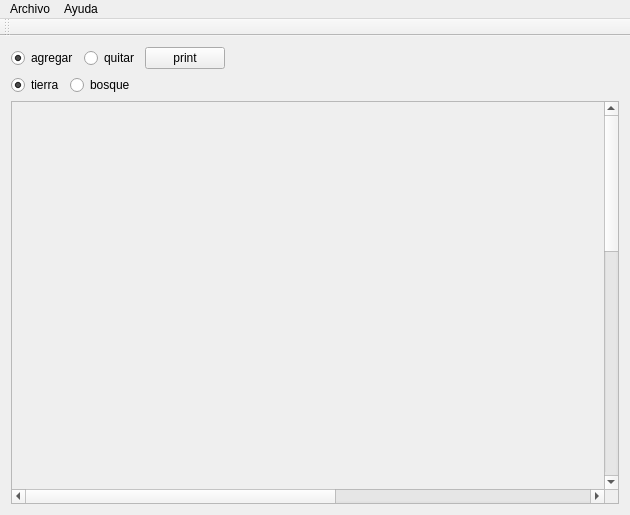
<?xml version="1.0" encoding="UTF-8"?>
<ui version="4.0">
 <class>MapMaker</class>
 <widget class="QMainWindow" name="MapMaker">
  <property name="geometry">
   <rect>
    <x>0</x>
    <y>0</y>
    <width>630</width>
    <height>515</height>
   </rect>
  </property>
  <property name="sizePolicy">
   <sizepolicy hsizetype="Minimum" vsizetype="Minimum">
    <horstretch>0</horstretch>
    <verstretch>0</verstretch>
   </sizepolicy>
  </property>
  <property name="windowTitle">
   <string>MapMaker</string>
  </property>
  <property name="windowIcon">
   <iconset resource="resource.qrc">
    <normaloff>:/images/icons/lightsoff.svg</normaloff>:/images/icons/lightsoff.svg</iconset>
  </property>
  <widget class="QWidget" name="centralWidget">
   <property name="sizePolicy">
    <sizepolicy hsizetype="MinimumExpanding" vsizetype="MinimumExpanding">
     <horstretch>0</horstretch>
     <verstretch>0</verstretch>
    </sizepolicy>
   </property>
   <layout class="QVBoxLayout" name="verticalLayout">
    <item>
     <layout class="QHBoxLayout" name="horizontalLayout_2">
      <item>
       <widget class="QRadioButton" name="addTileset">
        <property name="text">
         <string>agregar</string>
        </property>
        <property name="checked">
         <bool>true</bool>
        </property>
        <attribute name="buttonGroup">
         <string notr="true">addOrQuit</string>
        </attribute>
       </widget>
      </item>
      <item>
       <widget class="QRadioButton" name="removeTileset">
        <property name="text">
         <string>quitar</string>
        </property>
        <attribute name="buttonGroup">
         <string notr="true">addOrQuit</string>
        </attribute>
       </widget>
      </item>
      <item>
       <widget class="QPushButton" name="printbutton">
        <property name="text">
         <string>print</string>
        </property>
       </widget>
      </item>
      <item>
       <spacer name="horizontalSpacer_2">
        <property name="orientation">
         <enum>Qt::Horizontal</enum>
        </property>
        <property name="sizeHint" stdset="0">
         <size>
          <width>40</width>
          <height>20</height>
         </size>
        </property>
       </spacer>
      </item>
     </layout>
    </item>
    <item>
     <layout class="QHBoxLayout" name="horizontalLayout">
      <item>
       <widget class="QRadioButton" name="tierra">
        <property name="text">
         <string>tierra</string>
        </property>
        <property name="checked">
         <bool>true</bool>
        </property>
        <attribute name="buttonGroup">
         <string notr="true">tilesetToAdd</string>
        </attribute>
       </widget>
      </item>
      <item>
       <widget class="QRadioButton" name="bosque">
        <property name="text">
         <string>bosque</string>
        </property>
        <attribute name="buttonGroup">
         <string notr="true">tilesetToAdd</string>
        </attribute>
       </widget>
      </item>
      <item>
       <spacer name="horizontalSpacer">
        <property name="orientation">
         <enum>Qt::Horizontal</enum>
        </property>
        <property name="sizeHint" stdset="0">
         <size>
          <width>40</width>
          <height>20</height>
         </size>
        </property>
       </spacer>
      </item>
     </layout>
    </item>
    <item>
     <widget class="QScrollArea" name="scrollArea">
      <property name="sizePolicy">
       <sizepolicy hsizetype="Preferred" vsizetype="Preferred">
        <horstretch>0</horstretch>
        <verstretch>0</verstretch>
       </sizepolicy>
      </property>
      <property name="autoFillBackground">
       <bool>true</bool>
      </property>
      <property name="verticalScrollBarPolicy">
       <enum>Qt::ScrollBarAsNeeded</enum>
      </property>
      <property name="horizontalScrollBarPolicy">
       <enum>Qt::ScrollBarAsNeeded</enum>
      </property>
      <property name="sizeAdjustPolicy">
       <enum>QAbstractScrollArea::AdjustToContents</enum>
      </property>
      <property name="widgetResizable">
       <bool>true</bool>
      </property>
      <property name="alignment">
       <set>Qt::AlignLeading|Qt::AlignLeft|Qt::AlignVCenter</set>
      </property>
      <widget class="QWidget" name="scrollAreaWidgetContents">
       <property name="geometry">
        <rect>
         <x>0</x>
         <y>0</y>
         <width>1080</width>
         <height>1024</height>
        </rect>
       </property>
       <property name="sizePolicy">
        <sizepolicy hsizetype="Minimum" vsizetype="Minimum">
         <horstretch>0</horstretch>
         <verstretch>0</verstretch>
        </sizepolicy>
       </property>
       <property name="toolTip">
        <string>en este lugar se insertan los partes del mapa</string>
       </property>
       <property name="toolTipDuration">
        <number>5000</number>
       </property>
       <layout class="QVBoxLayout" name="verticalLayout_2">
        <property name="spacing">
         <number>0</number>
        </property>
        <property name="sizeConstraint">
         <enum>QLayout::SetDefaultConstraint</enum>
        </property>
        <property name="leftMargin">
         <number>0</number>
        </property>
        <property name="topMargin">
         <number>0</number>
        </property>
        <property name="rightMargin">
         <number>0</number>
        </property>
        <property name="bottomMargin">
         <number>0</number>
        </property>
        <item>
         <widget class="TerrainPainter" name="widget" native="true">
          <property name="sizePolicy">
           <sizepolicy hsizetype="Preferred" vsizetype="Preferred">
            <horstretch>0</horstretch>
            <verstretch>0</verstretch>
           </sizepolicy>
          </property>
          <property name="minimumSize">
           <size>
            <width>1080</width>
            <height>1024</height>
           </size>
          </property>
          <property name="maximumSize">
           <size>
            <width>4096</width>
            <height>4096</height>
           </size>
          </property>
          <property name="autoFillBackground">
           <bool>false</bool>
          </property>
         </widget>
        </item>
       </layout>
      </widget>
     </widget>
    </item>
   </layout>
  </widget>
  <widget class="QMenuBar" name="menuBar">
   <property name="geometry">
    <rect>
     <x>0</x>
     <y>0</y>
     <width>630</width>
     <height>25</height>
    </rect>
   </property>
   <property name="defaultUp">
    <bool>true</bool>
   </property>
   <property name="nativeMenuBar">
    <bool>true</bool>
   </property>
   <widget class="QMenu" name="menuArchivo">
    <property name="title">
     <string>Archivo</string>
    </property>
    <addaction name="actionNuevo"/>
    <addaction name="actionAbrir"/>
    <addaction name="separator"/>
    <addaction name="actionGuardar"/>
    <addaction name="actionGardarComo"/>
   </widget>
   <widget class="QMenu" name="menuAyuda">
    <property name="title">
     <string>Ayuda</string>
    </property>
    <addaction name="actionManual_de_uso"/>
   </widget>
   <addaction name="menuArchivo"/>
   <addaction name="menuAyuda"/>
  </widget>
  <widget class="QToolBar" name="toolBar">
   <property name="windowTitle">
    <string>toolBar</string>
   </property>
   <attribute name="toolBarArea">
    <enum>TopToolBarArea</enum>
   </attribute>
   <attribute name="toolBarBreak">
    <bool>false</bool>
   </attribute>
  </widget>
  <action name="actionAbrir">
   <property name="text">
    <string>Abrir</string>
   </property>
   <property name="shortcut">
    <string>Ctrl+A</string>
   </property>
  </action>
  <action name="actionGuardar">
   <property name="text">
    <string>Guardar</string>
   </property>
   <property name="shortcut">
    <string>Ctrl+G</string>
   </property>
  </action>
  <action name="actionGardarComo">
   <property name="text">
    <string>Guardar como...</string>
   </property>
   <property name="shortcut">
    <string>Ctrl+Shift+G</string>
   </property>
   <property name="shortcutContext">
    <enum>Qt::WidgetShortcut</enum>
   </property>
  </action>
  <action name="actionManual_de_uso">
   <property name="text">
    <string>Manual de uso</string>
   </property>
   <property name="toolTip">
    <string extracomment="see the help">Manual de uso</string>
   </property>
  </action>
  <action name="actionNuevo">
   <property name="text">
    <string>Nuevo</string>
   </property>
   <property name="shortcut">
    <string>Ctrl+N</string>
   </property>
  </action>
 </widget>
 <layoutdefault spacing="6" margin="11"/>
 <customwidgets>
  <customwidget>
   <class>TerrainPainter</class>
   <extends>QWidget</extends>
   <header>terrainpainter.h</header>
   <container>1</container>
  </customwidget>
 </customwidgets>
 <tabstops>
  <tabstop>addTileset</tabstop>
  <tabstop>removeTileset</tabstop>
  <tabstop>tierra</tabstop>
  <tabstop>bosque</tabstop>
 </tabstops>
 <resources>
  <include location="resource.qrc"/>
 </resources>
 <connections>
  <connection>
   <sender>addTileset</sender>
   <signal>clicked()</signal>
   <receiver>MapMaker</receiver>
   <slot>changeMouseAction()</slot>
   <hints>
    <hint type="sourcelabel">
     <x>61</x>
     <y>48</y>
    </hint>
    <hint type="destinationlabel">
     <x>305</x>
     <y>27</y>
    </hint>
   </hints>
  </connection>
  <connection>
   <sender>removeTileset</sender>
   <signal>clicked()</signal>
   <receiver>MapMaker</receiver>
   <slot>changeMouseAction()</slot>
   <hints>
    <hint type="sourcelabel">
     <x>138</x>
     <y>47</y>
    </hint>
    <hint type="destinationlabel">
     <x>344</x>
     <y>45</y>
    </hint>
   </hints>
  </connection>
  <connection>
   <sender>tierra</sender>
   <signal>clicked()</signal>
   <receiver>MapMaker</receiver>
   <slot>setActiveTileSet()</slot>
   <hints>
    <hint type="sourcelabel">
     <x>39</x>
     <y>81</y>
    </hint>
    <hint type="destinationlabel">
     <x>313</x>
     <y>58</y>
    </hint>
   </hints>
  </connection>
  <connection>
   <sender>bosque</sender>
   <signal>clicked()</signal>
   <receiver>MapMaker</receiver>
   <slot>setActiveTileSet()</slot>
   <hints>
    <hint type="sourcelabel">
     <x>179</x>
     <y>82</y>
    </hint>
    <hint type="destinationlabel">
     <x>298</x>
     <y>63</y>
    </hint>
   </hints>
  </connection>
  <connection>
   <sender>actionGardarComo</sender>
   <signal>triggered()</signal>
   <receiver>MapMaker</receiver>
   <slot>saveData()</slot>
   <hints>
    <hint type="sourcelabel">
     <x>-1</x>
     <y>-1</y>
    </hint>
    <hint type="destinationlabel">
     <x>209</x>
     <y>218</y>
    </hint>
   </hints>
  </connection>
  <connection>
   <sender>actionAbrir</sender>
   <signal>triggered()</signal>
   <receiver>MapMaker</receiver>
   <slot>loadData()</slot>
   <hints>
    <hint type="sourcelabel">
     <x>-1</x>
     <y>-1</y>
    </hint>
    <hint type="destinationlabel">
     <x>209</x>
     <y>218</y>
    </hint>
   </hints>
  </connection>
  <connection>
   <sender>actionGuardar</sender>
   <signal>triggered()</signal>
   <receiver>MapMaker</receiver>
   <slot>simpleSaveData()</slot>
   <hints>
    <hint type="sourcelabel">
     <x>-1</x>
     <y>-1</y>
    </hint>
    <hint type="destinationlabel">
     <x>314</x>
     <y>257</y>
    </hint>
   </hints>
  </connection>
  <connection>
   <sender>actionNuevo</sender>
   <signal>triggered()</signal>
   <receiver>MapMaker</receiver>
   <slot>createNewMap()</slot>
   <hints>
    <hint type="sourcelabel">
     <x>-1</x>
     <y>-1</y>
    </hint>
    <hint type="destinationlabel">
     <x>314</x>
     <y>257</y>
    </hint>
   </hints>
  </connection>
 </connections>
 <slots>
  <slot>changeMouseAction()</slot>
  <slot>setActiveTileSet()</slot>
  <slot>saveData()</slot>
  <slot>loadData()</slot>
  <slot>simpleSaveData()</slot>
  <slot>createNewMap()</slot>
 </slots>
 <buttongroups>
  <buttongroup name="addOrQuit">
   <property name="exclusive">
    <bool>true</bool>
   </property>
  </buttongroup>
  <buttongroup name="tilesetToAdd"/>
 </buttongroups>
</ui>
